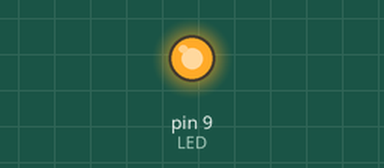
Simulated run of this sketch. Board: Arduino Uno, built with avr-gcc and run on an emulated ATmega328P. Parts: output pins drawn as LEDs (lit = HIGH). No radio packets arrive unless stated.

Above: at 0.05 s.
Timing chart, 0 to 3.0 s (numbered marks = the images above):
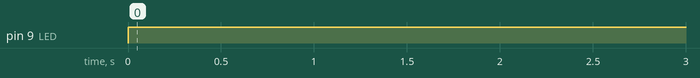

The sketch:

handheld_multichar_1.ino
```cpp
/* Handheld unit code for USYD RowBot's 2018 WAM-V Remote emergency stop
 *
 * This code assumes that the emergency stop button is connected in a loop from +VCC to Digital Pin 10 using the normally-closed connection.
 * A pull-down resistor and debounce capacitor for Pin 10 are also expected. 75k pull-down worked well in testing.
 *
 * This code implements a multi-characted key system for improved robustness.
 * As such, this code should be paired with ovc_multichar_1 code for proper functionality
 *
 */

 #include <SPI.h>

 //Install this library by downloading the lastest zip from http://www.airspayce.com/mikem/arduino/RadioHead/
 #include <RH_RF95.h>

 //On the SparkFun ProRF the RFM CS pin is connected to pin A5, the RFM interrupt is on pin 7
 RH_RF95 rf95(A5, 7);

 const bool DEBUG = false;

 const byte LED = 9; //Status LED is on pin 9
 const byte BUTTON = 10; // E-Stop button input is on pin 12

 const byte STOPCHAR = '!'; // The character to send to trigger an emergency stop condition

 int packetCounter = 0; //Counts the number of packets sent

 long timeSinceLastPacket = 0; //Tracks the time stamp of last packet received

 const char MSG_LEN = 5; // the character length of the message we're sending

 void setup()
 {
   pinMode(BUTTON, INPUT); // Sets up the button read pin for input

   pinMode(LED, OUTPUT);
   digitalWrite(LED, LOW);

   if(DEBUG) {
     Serial.begin(9600);
   }
   //while (Serial == false) ; //This line requires USB to be hooked up. If you're going to do battery powered range testing, comment it out.

   if(DEBUG){
     Serial.println("RFM Test");
   }

   if (rf95.init() == false)
   {
     if(DEBUG){
       Serial.println("Radio Init Failed - Freezing");
     }

     while (1);
   }

   //The SparkFun ProRF uses the RFM95W
   //This is a highpower, 915MHz device. The 915MHz ISM band is centered
   //around 915MHz but ranges from 902 to 928MHz so if needed you could use
   //908.2 for example if the band is very busy.
   rf95.setFrequency(909.2);

   //Europe is 863-870 with center at 868MHz
   //This works but it is unknown how well the radio configures to this frequency
   //rf95.setFrequency(864.1);

   //Set power up to 23dBm. False = use PA_BOOST instead of RFO pins
   rf95.setTxPower(23, false);
 }

 void loop()
 {
   digitalWrite(LED,HIGH);
   if (rf95.available())
   {
     // Should be a message for us now
     uint8_t buf[RH_RF95_MAX_MESSAGE_LEN];
     uint8_t len = sizeof(buf);
     if (rf95.recv(buf, &len))
     {
       digitalWrite(LED, HIGH); //Turn on status LED
       timeSinceLastPacket = millis(); //Timestamp this packet

       // Perpare to reply

       // Builds the return string, assuming that the button has been pressed so a logic error produces the safe condition
       char toSend[MSG_LEN];
       for(int i = 0; i < MSG_LEN; i++){
         if(i < MSG_LEN - 1){
           toSend[i] = '!';
         }
         else {
           toSend[i] = '\0';
         }
       }

       // Checks to see if the E-Stop button is still in its normal state
       if(digitalRead(BUTTON) == 1) {
         // toSend[0] = buf[0]; // sets the return string to echo correctly
         for(int i = 0; i < MSG_LEN; i++){
           if(i < MSG_LEN - 1){
             toSend[i] = buf[i];
           }
           else {
             toSend[i] = '\0';
           }
         }
       }

       rf95.send(toSend, sizeof(toSend)); // sends the response packet

       rf95.waitPacketSent();
 //      Serial.println("Sent a reply");
     }
     else
     {
 //      Serial.println("recv failed");
     }
   }

   //Turn off status LED if we haven't received a packet after 1s
   if(millis() - timeSinceLastPacket > 1000)
   {
     digitalWrite(LED, LOW); //Turn off status LED
     timeSinceLastPacket = millis(); //Don't write LED but every 1s
   }
 }
```

Measured:
- by itself, pin 9 (LED): LOW → HIGH at 0.00 s
